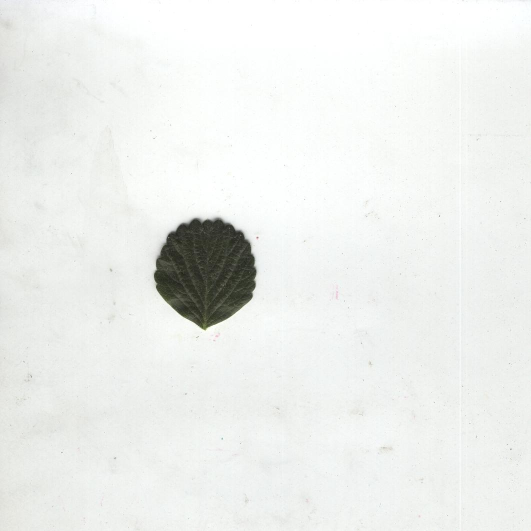
#> input picture test/fresa.jpg, 1062 x 1062 px (shown at 1/2 size)
$ python corr_classifier.py test/fresa.jpg   (Python 2 division)
#> lines starting #> are read from the running program, lines starting #| are printed output that depends on the picture; after the words box and inside, x2 and y2 are one past the last pixel; in counts of white or black regions, pixels touching at a corner belong together
### contour_fft.py
import numpy as np
import time
import cv2

def get_contour_fft(image_path, show_image=False, show_values=False):
    ''' Obtains FFT from contour vector of a leaf image in image_path

    This function takes three arguments: the path to the image, and two more
    to show the image from image_path and show the obtained values. Calculates
    a vector from the contour of the leaf in a clockwise direction and returns
    the FFT from that vector
    '''
#> called with image_path = 'test/fresa.jpg', show_image = False, show_values = False
    # Loads the image from image_path
    img = cv2.imread(image_path)[:,:,0]
#> img: shape (1062, 1062); min 15, max 255, mean 235.7

    # Applies Otsu threshold
    ret2,img = cv2.threshold(img,0,255,cv2.THRESH_BINARY+cv2.THRESH_OTSU)
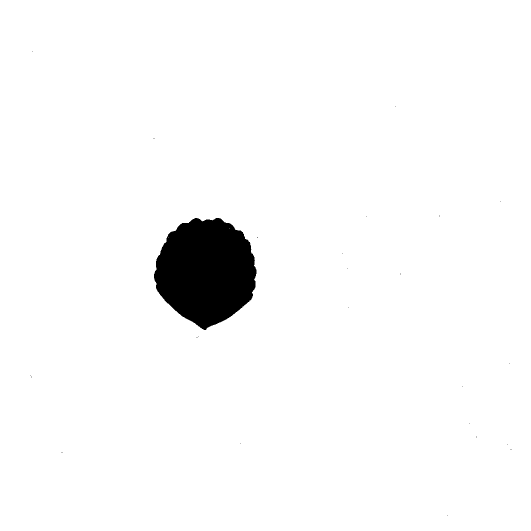
#> img: shape (1062, 1062) (shown at 1/2 size); 97% white; 25 black regions (24 under 20 px), largest, box (x1, y1, x2, y2) and area: (308, 436, 513, 660) 33618
#> ret2 = 146

    # Closing operation (wich would be opening if object were white) to
    # eliminate noise due to small particles as dust
    kernel = np.ones((3,3), np.uint8)
    image = cv2.morphologyEx(img, cv2.MORPH_CLOSE, kernel)
#> image: shape (1062, 1062); 97% white; 1 black region, box (x1, y1, x2, y2) and area: (308, 436, 513, 660) 33615

    # Shows the black and white image with grayed contour
    if show_image:
        cv2.namedWindow('image', cv2.WINDOW_NORMAL)
        cv2.resizeWindow('image', 480,480)
        cv2.imshow('image', image)
        cv2.waitKey(0)
        cv2.destroyAllWindows()

    # Finds a point to start the algorithm
    flag = 0
    for i in xrange(len(image)):
        for j in xrange(len(image[0])):
            if image[i, j] == 0:
                x_i = i
                y_i = j
                flag = 1
                break
        if flag:
            break

    next = 3
    # [x, y] is the starting point
    x = x_i
    y = y_i
    image[x, y] = 128
#> image: shape (1062, 1062); min 0, max 255, mean 247.4
    values = list()

    # Find the vector of directions around the leaf's contour
    while x != x_i or y != y_i or len(values) == 0:
        # Creates a list with the neighbour pixels
        neighbours = [[x-1, y-1], [x-1, y], [x-1, y+1], [x, y+1], [x+1, y+1],
            [x+1, y], [x+1, y-1], [x, y-1]]
        # Finds the direction of the next pixel clockwise
        for i in range(8):
            pixel = image[neighbours[next][0], neighbours[next][1]]
            if pixel == 0 or pixel == 128:
                break
            next = next + 1
            if next == 8:
                next = 0

        values.append(next)

        # Updates the actual pixel value
        x = neighbours[next][0]
        y = neighbours[next][1]

        # Changes the pixel color to gray to make it visible on the image
        image[x,y] = 128

        # Little trick to make the algorithm work
        if next < 2:
            next = 5 + next
        else:
            next = next - 2
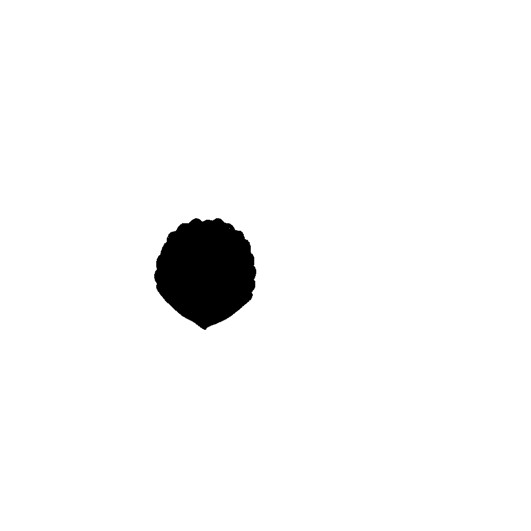
#> image: shape (1062, 1062) (shown at 1/2 size); min 0, max 255, mean 247.5
#> after the loop, next = 0; values = 604 values, max 7 at index 239, min 0 at index 334, mean 3.36

    # Prints amount of values and how many times each one has been repeated
    if show_values:
        print 'Values: {}, 0s: {}, 1s: {}, 2s: {}, 3s: {}, 4s: {}, 5s: {}, '\
            '6s: {}, 7s: {}'.format(len(values), values.count(0),
            values.count(1), values.count(2), values.count(3), values.count(4),
            values.count(5), values.count(6), values.count(7))

    # Zero padding to get a 4096 length vector
    while (len(values) < 2**12):
        values.append(0)
#> after the loop, values = 4096 values, max 7 at index 239, min 0 at index 334, mean 0.496

    # Computes FFT, eliminates the second half of the spectrum and computes
    # absoulte values
    fft = np.fft.fft(values)[1:2**11+1]
    fft = np.absolute(fft)
#> fft = 2048 values, max 1979.9 at index 0, min 0.754 at index 1342, mean 33.98

    # Normalizes the vector to an amplitude of 100
    m = max(fft) / 100.0
#> m = 19.8
    for i in xrange(len(fft)):
        fft[i] /= m
#> after the loop, fft = 2048 values, max 100 at index 0, min 0.0381 at index 1342, mean 1.72

    return fft

### corr_classifier.py
# This file takes as argument the path to the test image, calculates its
# contour fft and compares it using correlation with all the descriptors in
# descriptors.txt
# Usage: python2 correlate.py test/fresa.jpg

import contour_fft
import numpy as np
import json
import sys

# Verify correct number of command line arguments
if len(sys.argv) != 2:
    print 'Error: This program should receive the path to the image'
    print 'Example: python2 correlate.py test/fresa.jpg\n'
    sys.exit()

input_file = 'descriptors.txt'
image_path = sys.argv[1]

fft = contour_fft.get_contour_fft(image_path)

#> (the run stopped early here; a loop or call above may not have finished)

$ run again, with test/pepino.jpg copied over test/fresa.jpg
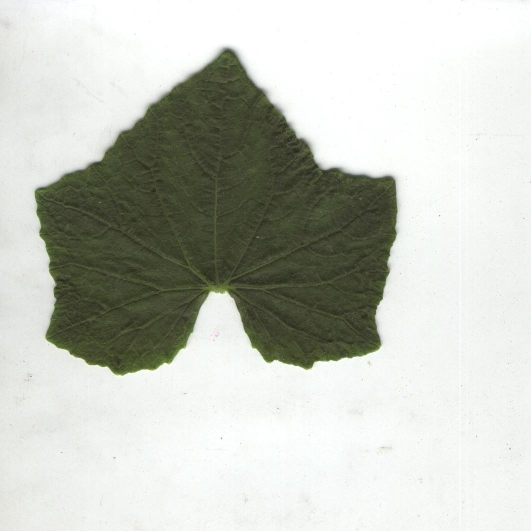
#> input picture test/pepino.jpg, 1062 x 1062 px (shown at 1/2 size)
#> in get_contour_fft, `ret2,img = cv2.threshold(img,0,255,cv2.THRESH_BINARY+cv2.THRESH_OTSU)`:
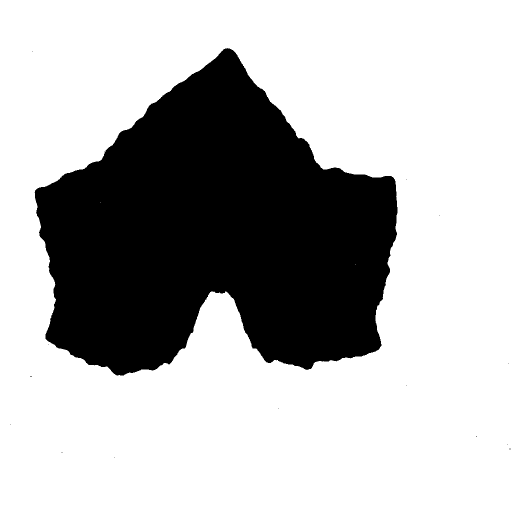
#> img: shape (1062, 1062) (shown at 1/2 size); 72.8% white; 16 black regions (15 under 20 px), largest, box (x1, y1, x2, y2) and area: (69, 96, 795, 751) 306919
#> ret2 = 146
#> the loop in get_contour_fft, `for i in xrange(len(image)):` made 98 passes
#> after the loop in get_contour_fft, `while x != x_i or y != y_i or len(values) == 0:`:
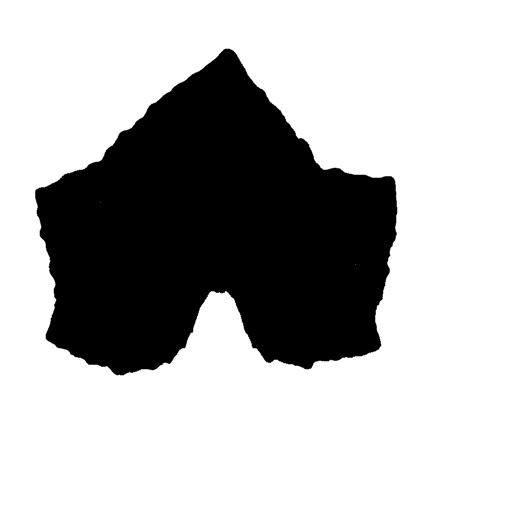
#> image: shape (1062, 1062) (shown at 1/2 size); min 0, max 255, mean 185.9
#> after the loop in get_contour_fft, `while x != x_i or y != y_i or len(values) == 0:`: next = 0; values = 2315 values, max 7 at index 535, min 0 at index 828, mean 3.62
#> after the loop in get_contour_fft, `while (len(values) < 2**12):`: values = 4096 values, max 7 at index 535, min 0 at index 828, mean 2.05
#> in get_contour_fft, `fft = np.absolute(fft)`: fft = 2048 values, max 5379.1 at index 0, min 0.318 at index 1109, mean 66.49
#> m = 53.79
#> after the loop in get_contour_fft, `for i in xrange(len(fft)):`: fft = 2048 values, max 100 at index 0, min 0.00591 at index 1109, mean 1.24

$ run again, with test/rabano.jpg copied over test/fresa.jpg
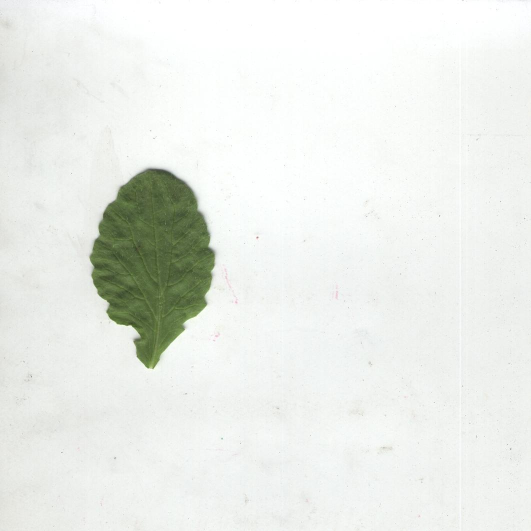
#> input picture test/rabano.jpg, 1062 x 1062 px (shown at 1/2 size)
#> in get_contour_fft, `ret2,img = cv2.threshold(img,0,255,cv2.THRESH_BINARY+cv2.THRESH_OTSU)`:
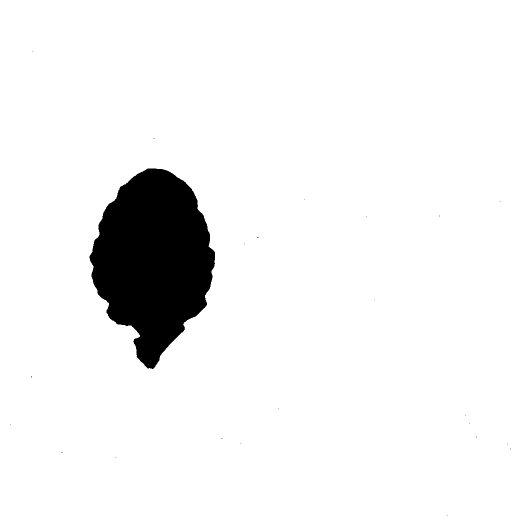
#> img: shape (1062, 1062) (shown at 1/2 size); 94.1% white; 23 black regions (22 under 20 px), largest, box (x1, y1, x2, y2) and area: (179, 337, 430, 738) 66020
#> ret2 = 153
#> after the loop in get_contour_fft, `while x != x_i or y != y_i or len(values) == 0:`:
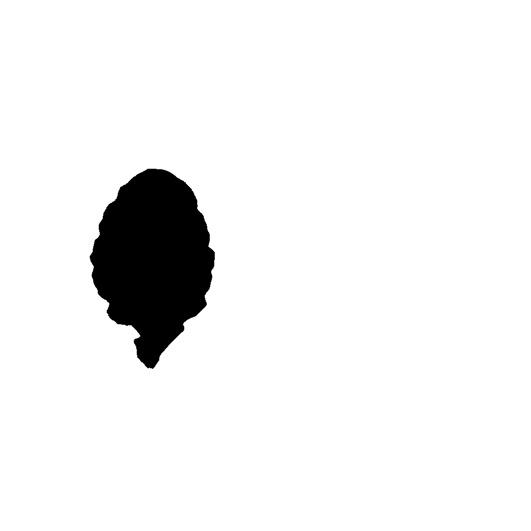
#> image: shape (1062, 1062) (shown at 1/2 size); min 0, max 255, mean 240.2
#> after the loop in get_contour_fft, `while x != x_i or y != y_i or len(values) == 0:`: next = 0; values = 945 values, max 7 at index 329, min 0 at index 468, mean 3.28
#> after the loop in get_contour_fft, `while (len(values) < 2**12):`: values = 4096 values, max 7 at index 329, min 0 at index 468, mean 0.756
#> in get_contour_fft, `fft = np.absolute(fft)`: fft = 2048 values, max 2895.9 at index 0, min 0.231 at index 788, mean 40.35
#> m = 28.96
#> after the loop in get_contour_fft, `for i in xrange(len(fft)):`: fft = 2048 values, max 100 at index 0, min 0.00797 at index 788, mean 1.39
